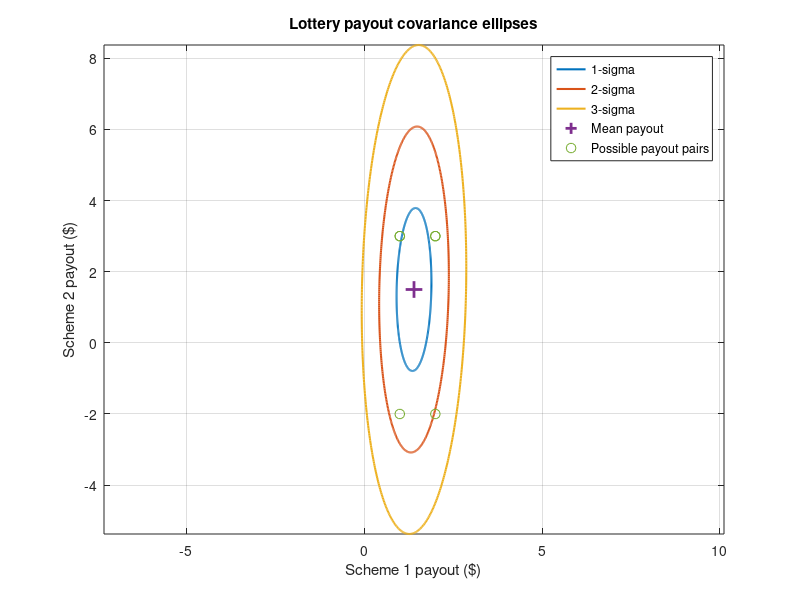

Here is the MATLAB script that generated this plot:

clc; clear; close all;

%%%%%%%%%%%%%%%%%%%%%%%%%%%%%%%%%%%%%%%%%%%%%%
%%% Lottery mean, covariance, and ellipses %%%
%%%%%%%%%%%%%%%%%%%%%%%%%%%%%%%%%%%%%%%%%%%%%%

%% Define the six joint outcomes
% Column order: (1,A), (1,B), (1,C), (2,A), (2,B), (2,C)
%
% Row 1 contains the payout from scheme 1.
% Row 2 contains the payout from scheme 2.

payouts = [1,  1, 1, 2,  2, 2;
           3, -2, 3, 3, -2, 3];

% Probability of each corresponding column above
prob = [0.1; 0.2; 0.3; 0.2; 0.1; 0.1];

assert(abs(sum(prob) - 1) < 1e-12, ...
    'The outcome probabilities must sum to 1.');

%% Part 1: Expected payout vector
% Weighted sum of the six payout vectors
mu = payouts * prob;

fprintf('Expected payout for scheme 1: $%.2f\n', mu(1));
fprintf('Expected payout for scheme 2: $%.2f\n\n', mu(2));

%% Part 2: Second moment and centered covariance
M2 = zeros(2, 2);    % Uncentered second-moment matrix
P = zeros(2, 2);     % Covariance matrix about the mean

for k = 1:numel(prob)

    xk = payouts(:, k);    % Current two-component payout vector
    delta = xk - mu;       % Its deviation from the mean vector

    % Literal expression printed in the assignment
    M2 = M2 + prob(k) * (xk * xk.');

    % Covariance: use mean-centered payout vectors
    P = P + prob(k) * (delta * delta.');

end

disp('Uncentered second moment, M2:');
disp(M2);

disp('Centered covariance matrix, P:');
disp(P);

%% Part 3: Eigenvalues and eigenvectors
[V, D] = eig(P);

% Sort largest eigenvalue first, keeping eigenvectors matched
[lambda, order] = sort(diag(D), 'descend');
V = V(:, order);
D = diag(lambda);

disp('Eigenvalues, largest first:');
disp(lambda);

%% Generate and plot the covariance ellipses
theta = linspace(0, 2*pi, 500);

figure;
hold on;

for level = 1:3

    % Semi-axis lengths for this sigma level
    a = level * sqrt(lambda(1));
    b = level * sqrt(lambda(2));

    % Ellipse in the eigenvector coordinate frame
    eta = [a * cos(theta);
           b * sin(theta)];

    % Transform into the original payout coordinate frame
    xy = V * eta;

    % Translate the ellipse to the mean payout vector
    xy(1, :) = xy(1, :) + mu(1);
    xy(2, :) = xy(2, :) + mu(2);

    plot(xy(1, :), xy(2, :), ...
        'LineWidth', 1.5, ...
        'DisplayName', sprintf('%d-sigma', level));

end

% Mark the common center
plot(mu(1), mu(2), '+', ...
    'MarkerSize', 12, ...
    'LineWidth', 2, ...
    'DisplayName', 'Mean payout');

% Mark the actual payout pairs
% Some points overlap because A and C have the same payout.
plot(payouts(1, :), payouts(2, :), 'o', ...
    'MarkerSize', 7, ...
    'DisplayName', 'Possible payout pairs');

xlabel('Scheme 1 payout ($)');
ylabel('Scheme 2 payout ($)');
title('Lottery payout covariance ellipses');

axis equal;
grid on;
box on;
legend('Location', 'best');
hold off;
